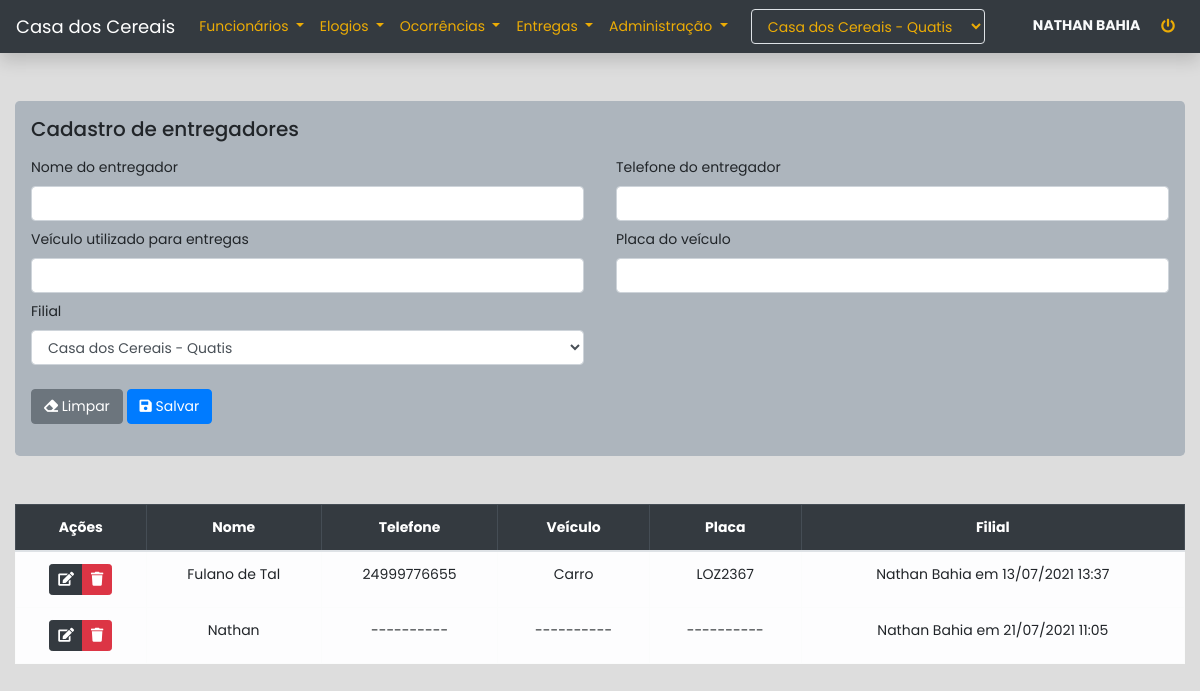
Page /entregas/entregadores (signed in) on the earlier database version.
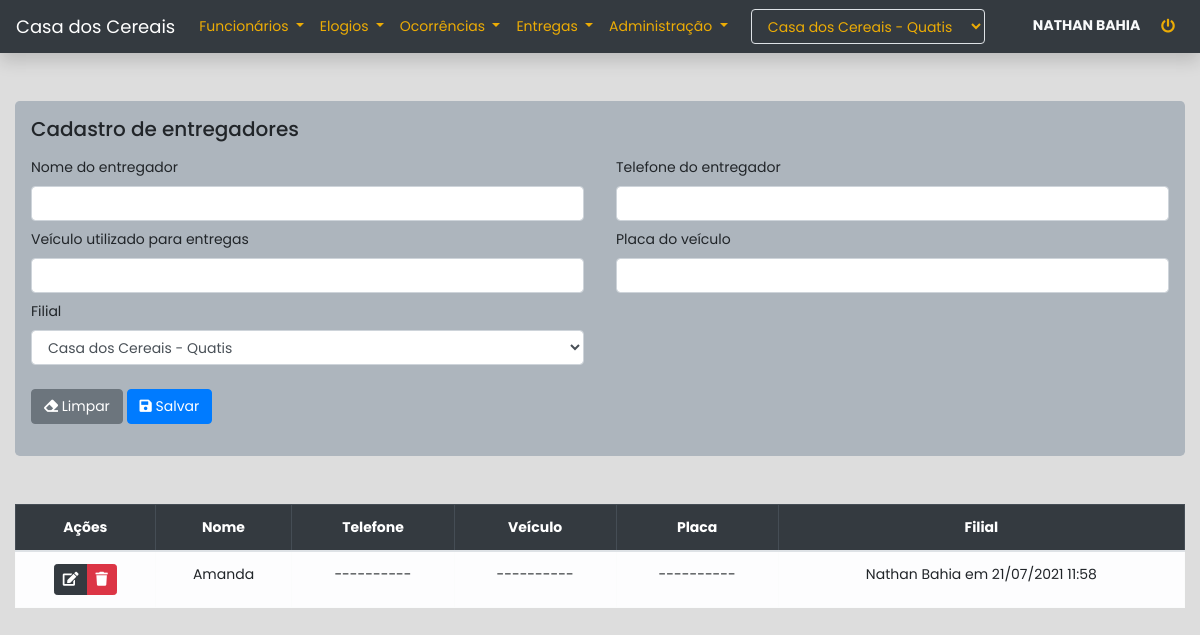
Same page on the later database version.
### apps/entregas/models.py (models this page shows, shortened)
class Entregador(Base):
    nome = models.CharField(max_length=255)
    filial = models.ForeignKey('core.Filial', on_delete=models.CASCADE)
    telefone = models.CharField(max_length=20, blank=True, null=True)
    veiculo = models.CharField(max_length=255, blank=True, null=True)
    placa = models.CharField(max_length=20, blank=True, null=True)
    class Meta:
        ordering = ['nome']
        verbose_name = 'Entregador'
        verbose_name_plural = 'Entregadores'

### apps/entregas/views.py (the view, shortened to what this page needs)
# urls.py: path('entregadores', views.entregadores, name='entregadores'),
@login_required
def entregadores(request, pk=None):
    usuario = request.user.perfil.latest('id')
    instance = None
    msg_sucesso = 'Entregador cadastrado com sucesso'
    msg_erro = 'Falha ao cadastrar entregador'
    if pk:
        instance = models.Entregador.objects.get(pk=pk)
        msg_sucesso = 'Entregador editado com sucesso'
        msg_erro = 'Falha ao editar entregador'
    form = forms.EntregadorForm(
        usuario=usuario,
        instance=instance
    )
    query = None
    if not instance:
        query = models.Entregador.objects.filter(
            filial=usuario.filial,
            ativo=True
        )
    context = {
        'form': form,
        'instance': instance,
        'entregadores': query
    }
    return render(request, 'entregas/entregadores.html', context)

### apps/core/context_processors.py (called while the page is built)
def usuario(request):
    if not request.user.is_authenticated:
        return {}
    context = {'usuario': {}}
    perfil = request.user.perfil.order_by('id').last()
    if perfil:
        context['usuario']['filial'] = perfil.filial
        context['usuario']['filiais'] = models.Filial.objects.all()
        if perfil.tipo == '2':
            context['usuario']['administrador'] = True
    return context

### apps/core/models.py (called while the page is built)
    @property
    def cadastro(self):
        dt = localtime(self.criacao)
        if self.usuario:
            return f"{self.usuario.get_full_name()} em {dt.strftime('%d/%m/%Y %H:%M')}"
        return f"Usuário excluído em {dt.strftime('%d/%m/%Y')}"

    def __str__(self):
        return f'{self.nome} - {self.cidade}'

### apps/core/templatetags/filters.py (called while the page is built)
@register.filter
def converte_none(value):
    if not value:
        return '----------'
    return value

### apps/entregas/templates/entregas/entregadores.html (shortened to what the changed rows need)
{% extends 'core/base.html' %}
{% load filters %}
{% load bootstrap4 %}
{% block content %}
<div class="container-fluid">
    {% if not instance %}
        {% if entregadores %}
            <div class="table-responsive mt-5">
                <table class="table table-bordered text-center">
                    <thead class="table-dark">
                        <tr>
                            <th>Ações</th>
                            <th>Nome</th>
                            <th>Telefone</th>
                            <th>Veículo</th>
                            <th>Placa</th>
                            <th>Filial</th>
                        </tr>
                    </thead>
                    <tbody class="table-light">
                        {% for entregador in entregadores %}
                            <tr>
                                <td>
                                    <div class="btn-group">
                                        <a href="{% url "entregas:edit_entregadores" entregador.id %}" class="btn btn-sm btn-dark btn-edit-usuario" data-entregador="{{ entregador.id }}"><i class="fas fa-edit"></i></a>
                                        <button class="btn btn-sm btn-danger btn-delete-entregador" data-entregador="{{ entregador.id }}"><i class="fas fa-trash"></i></button>
                                    </div>
                                </td>
                                <td>{{ entregador.nome }}</td>
                                <td>{{ entregador.telefone|converte_none }}</td>
                                <td>{{ entregador.veiculo|converte_none }}</td>
                                <td>{{ entregador.placa|converte_none }}</td>
                                <td>{{ entregador.cadastro }}</td>
                            </tr>
                        {% endfor %}
                    </tbody>
                </table>
            </div>
            {% else %}
            <div class="alert alert-warning mt-5">
                Nenhum entregador cadastrado até o momento
            </div>
        {% endif %}
    {% endif %}
</div>
{% endblock %}

Differences in the rows shown:
no longer on this page (row edited): Entregador: nome "Fulano de Tal", telefone|converte_none "24999776655", veiculo|converte_none "Carro", placa|converte_none "LOZ2367", cadastro "Nathan Bahia em 13/07/2021 13:37"
no longer on this page (row edited): Entregador: nome "Nathan", telefone|converte_none "----------", veiculo|converte_none "----------", placa|converte_none "----------", cadastro "Nathan Bahia em 21/07/2021 11:05"
added Entregador: nome "Amanda", telefone|converte_none "----------", veiculo|converte_none "----------", placa|converte_none "----------", cadastro "Nathan Bahia em 21/07/2021 11:58"
